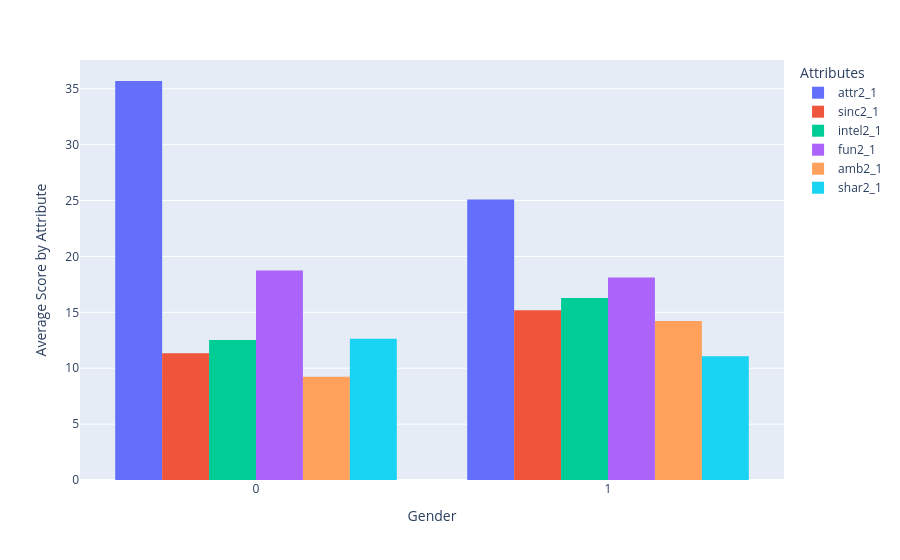

The code cell stored with this chart in its notebook:
### Code cell
fig = px.histogram(
    df,
    x="gender",
    y=['attr2_1','sinc2_1','intel2_1','fun2_1','amb2_1', 'shar2_1'],
    barmode='group',
    histfunc='avg',
)
fig.update_layout(xaxis_title="Gender", yaxis_title="Average Score by Attribute", legend_title_text="Attributes")
fig.show()

### Figure 1 — Plotly figure (JSON) as saved in the notebook; plotly's stock layout.template omitted (floating-point values rounded to 4 significant figures; data arrays with more than 128 entries replaced by an {"elided": "..."} marker saying what was removed)
{"data": [{"alignmentgroup": "True", "bingroup": "x", "histfunc": "avg", "hovertemplate": "variable=attr2_1<br>gender=%{x}<br>avg of value=%{y}<extra></extra>", "legendgroup": "attr2_1", "marker": {"color": "#636efa", "pattern": {"shape": ""}}, "name": "attr2_1", "offsetgroup": "attr2_1", "orientation": "v", "showlegend": true, "type": "histogram", "x": {"elided": "8378 int values"}, "xaxis": "x", "y": {"elided": "8378 float values"}, "yaxis": "y"}, {"alignmentgroup": "True", "bingroup": "x", "histfunc": "avg", "hovertemplate": "variable=sinc2_1<br>gender=%{x}<br>avg of value=%{y}<extra></extra>", "legendgroup": "sinc2_1", "marker": {"color": "#EF553B", "pattern": {"shape": ""}}, "name": "sinc2_1", "offsetgroup": "sinc2_1", "orientation": "v", "showlegend": true, "type": "histogram", "x": {"elided": "8378 int values"}, "xaxis": "x", "y": {"elided": "8378 float values"}, "yaxis": "y"}, {"alignmentgroup": "True", "bingroup": "x", "histfunc": "avg", "hovertemplate": "variable=intel2_1<br>gender=%{x}<br>avg of value=%{y}<extra></extra>", "legendgroup": "intel2_1", "marker": {"color": "#00cc96", "pattern": {"shape": ""}}, "name": "intel2_1", "offsetgroup": "intel2_1", "orientation": "v", "showlegend": true, "type": "histogram", "x": {"elided": "8378 int values"}, "xaxis": "x", "y": {"elided": "8378 float values"}, "yaxis": "y"}, {"alignmentgroup": "True", "bingroup": "x", "histfunc": "avg", "hovertemplate": "variable=fun2_1<br>gender=%{x}<br>avg of value=%{y}<extra></extra>", "legendgroup": "fun2_1", "marker": {"color": "#ab63fa", "pattern": {"shape": ""}}, "name": "fun2_1", "offsetgroup": "fun2_1", "orientation": "v", "showlegend": true, "type": "histogram", "x": {"elided": "8378 int values"}, "xaxis": "x", "y": {"elided": "8378 float values"}, "yaxis": "y"}, {"alignmentgroup": "True", "bingroup": "x", "histfunc": "avg", "hovertemplate": "variable=amb2_1<br>gender=%{x}<br>avg of value=%{y}<extra></extra>", "legendgroup": "amb2_1", "marker": {"color": "#FFA15A", "pattern": {"shape": ""}}, "name": "amb2_1", "offsetgroup": "amb2_1", "orientation": "v", "showlegend": true, "type": "histogram", "x": {"elided": "8378 int values"}, "xaxis": "x", "y": {"elided": "8378 float values"}, "yaxis": "y"}, {"alignmentgroup": "True", "bingroup": "x", "histfunc": "avg", "hovertemplate": "variable=shar2_1<br>gender=%{x}<br>avg of value=%{y}<extra></extra>", "legendgroup": "shar2_1", "marker": {"color": "#19d3f3", "pattern": {"shape": ""}}, "name": "shar2_1", "offsetgroup": "shar2_1", "orientation": "v", "showlegend": true, "type": "histogram", "x": {"elided": "8378 int values"}, "xaxis": "x", "y": {"elided": "8378 float values"}, "yaxis": "y"}], "layout": {"barmode": "group", "legend": {"title": {"text": "Attributes"}, "tracegroupgap": 0}, "margin": {"t": 60}, "xaxis": {"anchor": "y", "domain": [0, 1], "title": {"text": "Gender"}}, "yaxis": {"anchor": "x", "domain": [0, 1], "title": {"text": "Average Score by Attribute"}}}}
